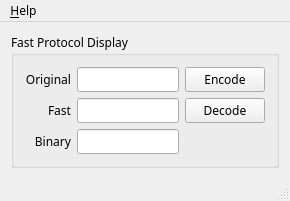
<?xml version="1.0" encoding="UTF-8"?>
<ui version="4.0">
 <class>MainWindow</class>
 <widget class="QMainWindow" name="MainWindow">
  <property name="geometry">
   <rect>
    <x>0</x>
    <y>0</y>
    <width>290</width>
    <height>195</height>
   </rect>
  </property>
  <property name="font">
   <font>
    <family>Ubuntu Condensed</family>
   </font>
  </property>
  <property name="windowTitle">
   <string>FastTool</string>
  </property>
  <widget class="QWidget" name="centralWidget">
   <layout class="QHBoxLayout" name="horizontalLayout">
    <item>
     <widget class="QGroupBox" name="groupBox_2">
      <property name="title">
       <string>Fast Protocol Display</string>
      </property>
      <layout class="QVBoxLayout" name="verticalLayout">
       <item>
        <layout class="QGridLayout" name="gridLayout">
         <item row="0" column="0">
          <widget class="QLabel" name="label_5">
           <property name="text">
            <string>Original</string>
           </property>
           <property name="alignment">
            <set>Qt::AlignRight|Qt::AlignTrailing|Qt::AlignVCenter</set>
           </property>
           <property name="buddy">
            <cstring>lineOriginal</cstring>
           </property>
          </widget>
         </item>
         <item row="0" column="1">
          <widget class="QLineEdit" name="lineOriginal"/>
         </item>
         <item row="0" column="2">
          <widget class="QPushButton" name="btnEncode">
           <property name="focusPolicy">
            <enum>Qt::NoFocus</enum>
           </property>
           <property name="text">
            <string>Encode</string>
           </property>
          </widget>
         </item>
         <item row="1" column="0">
          <widget class="QLabel" name="label_4">
           <property name="text">
            <string>Fast</string>
           </property>
           <property name="alignment">
            <set>Qt::AlignRight|Qt::AlignTrailing|Qt::AlignVCenter</set>
           </property>
           <property name="buddy">
            <cstring>lineFast</cstring>
           </property>
          </widget>
         </item>
         <item row="1" column="1">
          <widget class="QLineEdit" name="lineFast"/>
         </item>
         <item row="1" column="2">
          <widget class="QPushButton" name="btnDecode">
           <property name="focusPolicy">
            <enum>Qt::NoFocus</enum>
           </property>
           <property name="text">
            <string>Decode</string>
           </property>
          </widget>
         </item>
         <item row="2" column="0">
          <widget class="QLabel" name="label_3">
           <property name="text">
            <string>Binary</string>
           </property>
           <property name="alignment">
            <set>Qt::AlignRight|Qt::AlignTrailing|Qt::AlignVCenter</set>
           </property>
          </widget>
         </item>
         <item row="2" column="1">
          <widget class="QLineEdit" name="dispBinary">
           <property name="focusPolicy">
            <enum>Qt::NoFocus</enum>
           </property>
           <property name="acceptDrops">
            <bool>false</bool>
           </property>
           <property name="inputMask">
            <string notr="true"/>
           </property>
          </widget>
         </item>
        </layout>
       </item>
      </layout>
     </widget>
    </item>
   </layout>
  </widget>
  <widget class="QMenuBar" name="menuBar">
   <property name="geometry">
    <rect>
     <x>0</x>
     <y>0</y>
     <width>290</width>
     <height>22</height>
    </rect>
   </property>
   <widget class="QMenu" name="menuHelp">
    <property name="title">
     <string>&amp;Help</string>
    </property>
    <addaction name="action_About"/>
    <addaction name="action_Quit"/>
   </widget>
   <addaction name="menuHelp"/>
  </widget>
  <widget class="QStatusBar" name="statusBar"/>
  <action name="action_About">
   <property name="text">
    <string>&amp;About</string>
   </property>
  </action>
  <action name="action_Quit">
   <property name="text">
    <string>&amp;Quit</string>
   </property>
   <property name="shortcut">
    <string>Ctrl+Q</string>
   </property>
  </action>
 </widget>
 <layoutdefault spacing="6" margin="11"/>
 <tabstops>
  <tabstop>dispBinary</tabstop>
  <tabstop>lineOriginal</tabstop>
  <tabstop>btnEncode</tabstop>
  <tabstop>lineFast</tabstop>
  <tabstop>btnDecode</tabstop>
 </tabstops>
 <resources/>
 <connections>
  <connection>
   <sender>lineOriginal</sender>
   <signal>returnPressed()</signal>
   <receiver>btnEncode</receiver>
   <slot>click()</slot>
   <hints>
    <hint type="sourcelabel">
     <x>127</x>
     <y>76</y>
    </hint>
    <hint type="destinationlabel">
     <x>227</x>
     <y>76</y>
    </hint>
   </hints>
  </connection>
  <connection>
   <sender>lineFast</sender>
   <signal>returnPressed()</signal>
   <receiver>btnDecode</receiver>
   <slot>click()</slot>
   <hints>
    <hint type="sourcelabel">
     <x>127</x>
     <y>107</y>
    </hint>
    <hint type="destinationlabel">
     <x>227</x>
     <y>107</y>
    </hint>
   </hints>
  </connection>
  <connection>
   <sender>action_Quit</sender>
   <signal>triggered()</signal>
   <receiver>MainWindow</receiver>
   <slot>close()</slot>
   <hints>
    <hint type="sourcelabel">
     <x>-1</x>
     <y>-1</y>
    </hint>
    <hint type="destinationlabel">
     <x>144</x>
     <y>140</y>
    </hint>
   </hints>
  </connection>
 </connections>
 <slots>
  <signal>valueChanged(quint64)</signal>
  <slot>updateBinaryView(quint64)</slot>
 </slots>
</ui>
